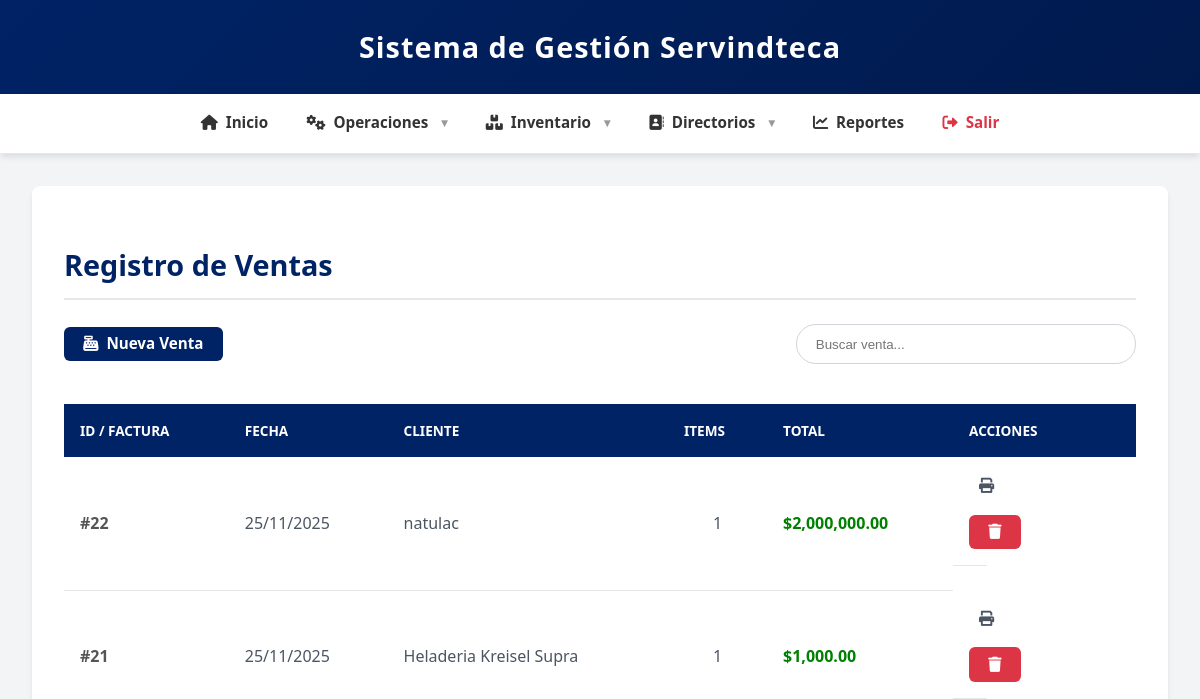
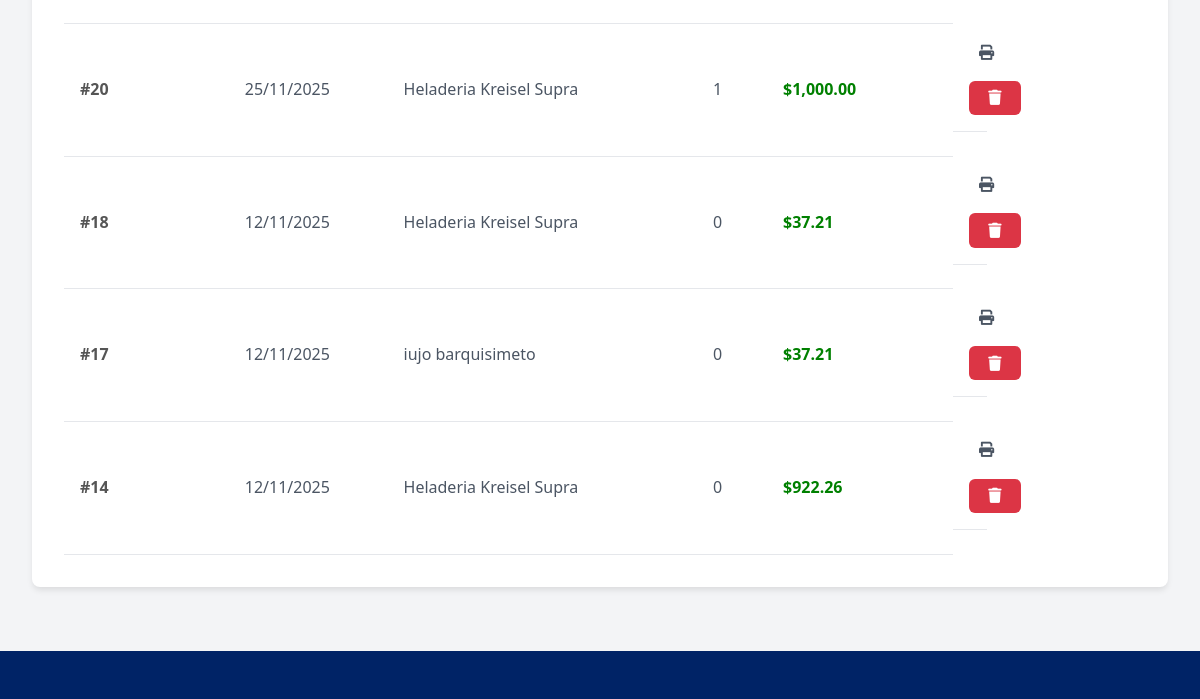
Page /ventas/index.php (signed in) on the earlier database version (2 pictures, top to bottom).
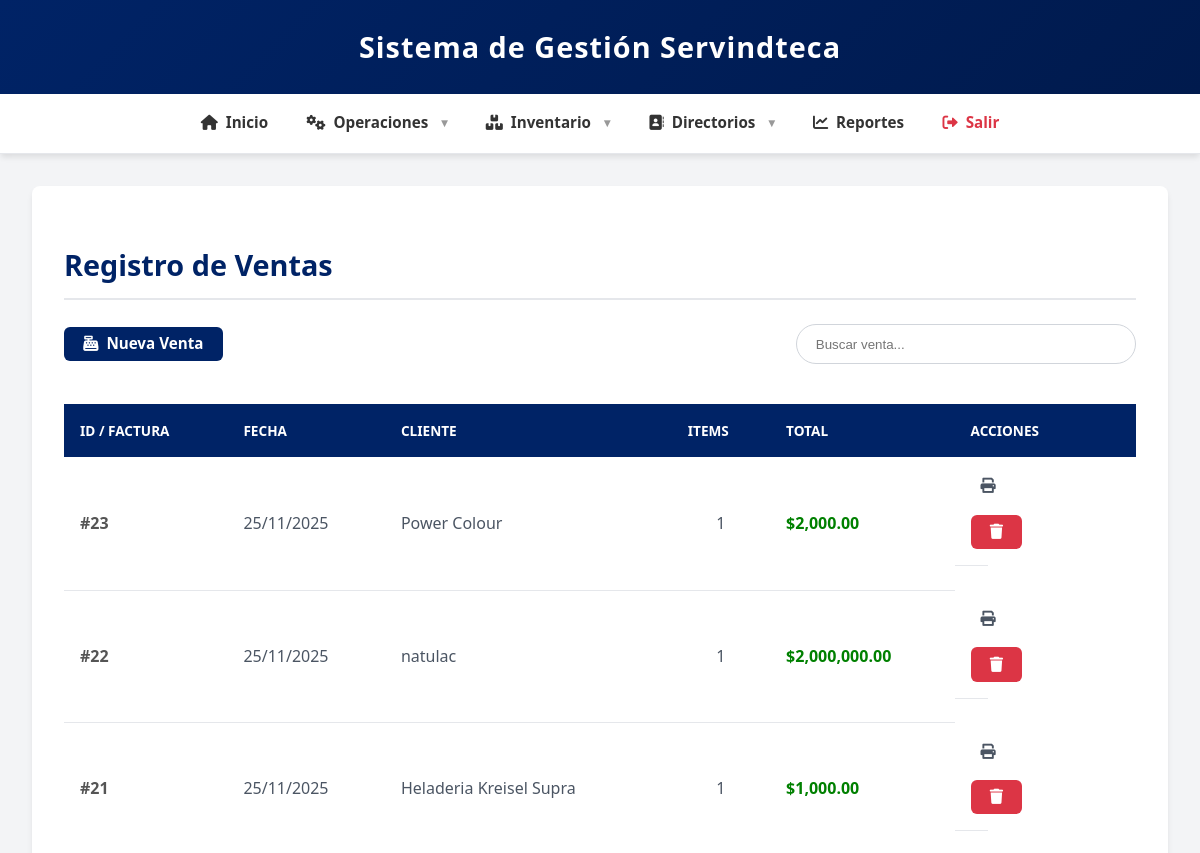
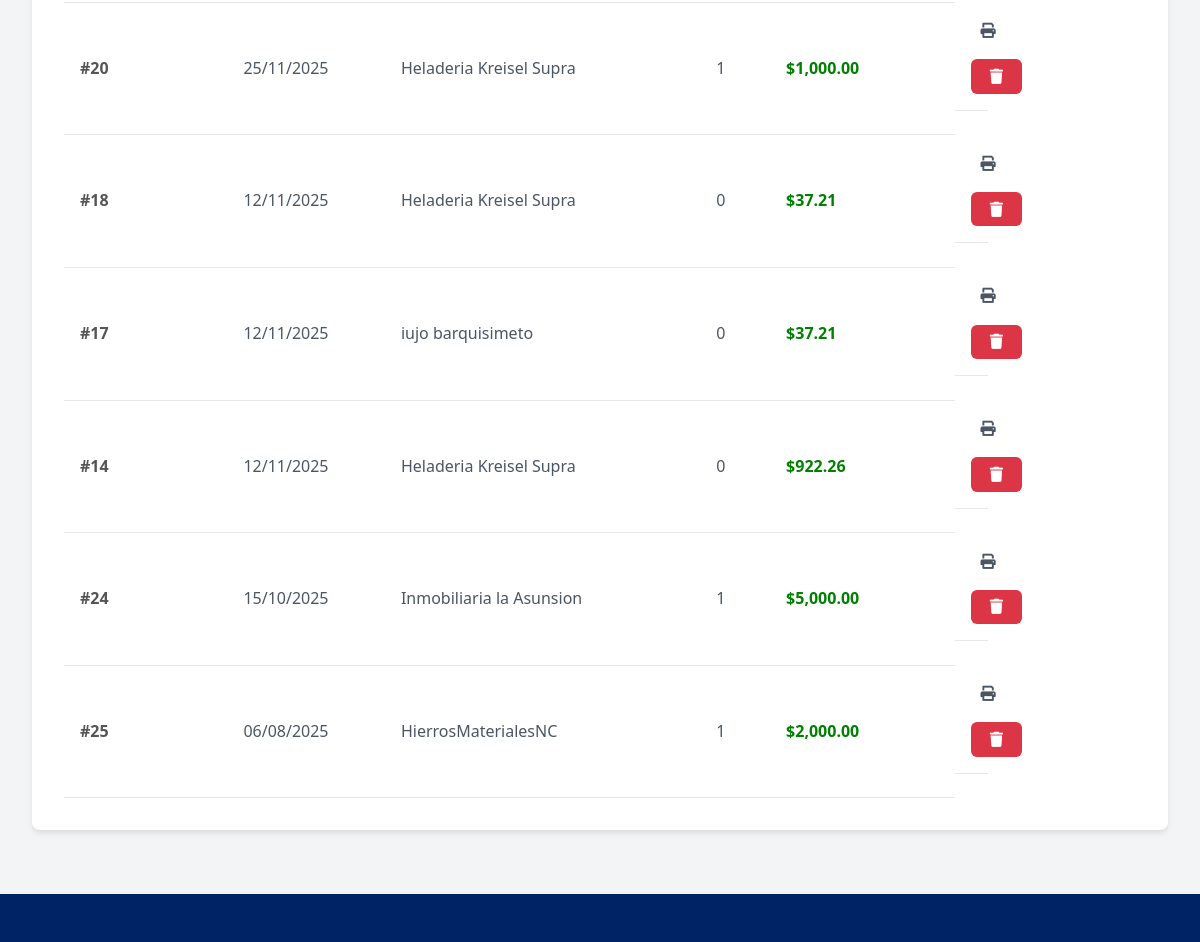
Same page on the later database version (2 pictures, top to bottom).
### tables this page shows
CREATE TABLE `ventas` (
  `id` int NOT NULL,
  `empresas_id` int NOT NULL,
  `usuario_id` int NOT NULL,
  `fecha_venta` datetime NOT NULL,
  `num_comprobante` varchar(20) DEFAULT NULL,
  `total` decimal(11,2) NOT NULL,
  `descripcion` varchar(255) DEFAULT NULL
);

CREATE TABLE `empresas` (
  `id` int NOT NULL,
  `nombre` varchar(100) NOT NULL,
  `rif` varchar(20) NOT NULL,
  `direccion` varchar(255) DEFAULT NULL,
  `telefono` varchar(50) DEFAULT NULL,
  `email` varchar(100) DEFAULT NULL,
  `fecha_registro` timestamp NOT NULL DEFAULT CURRENT_TIMESTAMP
);

### ventas/index.php (the view, shortened to what this page needs)
<?php
require_once '../includes/database.php';
$sql = "SELECT
            v.id,
            v.fecha_venta,
            v.num_comprobante,
            v.total,
            e.nombre as cliente_nombre,
            (SELECT COUNT(*) FROM detalle_venta WHERE venta_id = v.id) as cant_items
        FROM ventas v
        JOIN empresas e ON v.empresas_id = e.id
        ORDER BY v.fecha_venta DESC, v.id DESC";
$result = $conn->query($sql);
?>
<?php include '../includes/header.php'; ?>
<section class="empresas-list">
    <h2>Registro de Ventas</h2>
    <div class="actions">
        <a href="crear.php" class="btn-new">
            <i class="fas fa-cash-register"></i> Nueva Venta
        </a>
        <input type="text" id="buscar-venta" placeholder="Buscar venta..." onkeyup="filtrarVentas()">
    </div>
    <div style="overflow-x: auto;">
        <table>
            <thead>
                <tr>
                    <th>ID / Factura</th>
                    <th>Fecha</th>
                    <th>Cliente</th>
                    <th>Items</th>
                    <th>Total</th>
                    <th>Acciones</th>
                </tr>
            </thead>
            <tbody>
                <?php while($venta = $result->fetch_assoc()): ?>
                <tr>
                    <td style="font-weight:bold; color:#555;">
                        #<?= $venta['id'] ?>
                    </td>
                    <td><?= date('d/m/Y', strtotime($venta['fecha_venta'])) ?></td>
                    <td><?= htmlspecialchars($venta['cliente_nombre']) ?></td>
                    <td style="text-align:center;"><?= $venta['cant_items'] ?></td>
                    <td style="font-weight:bold; color:green;">$<?= number_format($venta['total'], 2) ?></td>
                    <td class="actions">
                        <a href="factura.php?id=<?= $venta['id'] ?>" target="_blank" class="btn secondary" title="Imprimir" style="padding: 5px 10px;">
                            <i class="fas fa-print"></i>
                        </a>
                        <button class="btn-danger btn-eliminar" data-id="<?= $venta['id'] ?>" title="Anular Venta">
                            <i class="fas fa-trash"></i>
                        </button>
                    </td>
                </tr>
                <?php endwhile; ?>
            </tbody>
        </table>
    </div>
</section>
<?php include '../includes/footer.php'; ?>

### includes/header.php (shortened to what this page needs)
<!DOCTYPE html>
<html lang="es">
<head>
    <link rel="stylesheet" href="https://cdnjs.cloudflare.com/ajax/libs/font-awesome/6.0.0/css/all.min.css">
    <link rel="stylesheet" href="/servindteca/css/styles.css">
</head>
<body>
    <header>
        <div class="logo-container">
            <h1>Sistema de Gestión Servindteca</h1>
        </div>
    </header>
    <?php if(isset($_SESSION['user_id'])): ?>
    <nav>
        <a href="/servindteca/index.php"><i class="fas fa-home"></i> Inicio</a>
        <div class="dropdown">
            <span class="dropbtn"><i class="fas fa-cogs"></i> Operaciones</span>
        </div>
        <div class="dropdown">
            <span class="dropbtn"><i class="fas fa-boxes"></i> Inventario</span>
        </div>
        <div class="dropdown">
            <span class="dropbtn"><i class="fas fa-address-book"></i> Directorios</span>
        </div>
        <a href="/servindteca/reportes/index.php"><i class="fas fa-chart-line"></i> Reportes</a>
        <a href="/servindteca/auth/logout.php" class="logout">
            <i class="fas fa-sign-out-alt"></i> Salir
        </a>
    </nav>
    <?php endif; ?>
    <main>

### includes/footer.php (shortened to what this page needs)
</main>
</body>
</html>
    <footer>
    </footer>
</body>
</html>

### css/styles.css (style rules this page uses)
:root { --azul-rey: #002366; --azul-oscuro: #001a4d; --azul-claro: #e6f2ff; --naranja: #FF8C00; --blanco: #ffffff; --gris: #f3f4f6; --texto: #333333; --success: #22c55e; --danger: #dc3545; --warning: #f59e0b; --radio: 8px; --sombra-suave: 0 4px 6px -1px rgba(0,0,0,0.1); --sombra-fuerte: 0 10px 15px -3px rgba(0, 0, 0, 0.1); }
body { font-family: 'Segoe UI', Tahoma, Geneva, Verdana, sans-serif; margin: 0; padding: 0; background-color: var(--gris); color: var(--texto); line-height: 1.6; display: flex; flex-direction: column; min-height: 100vh; }
main { flex: 1; padding: 2rem; max-width: 1400px; margin: 0 auto; width: 100%; box-sizing: border-box; }
a { text-decoration: none; color: inherit; }
header { background: linear-gradient(135deg, var(--azul-rey) 0%, var(--azul-oscuro) 100%); color: var(--blanco); padding: 1.5rem 0; text-align: center; box-shadow: var(--sombra-suave); }
header h1 { margin: 0; font-size: 1.8rem; font-weight: 700; letter-spacing: 1px; }
nav { background-color: var(--blanco); padding: 0 1rem; border-bottom: 1px solid #e5e7eb; display: flex; justify-content: center; flex-wrap: wrap; box-shadow: var(--sombra-suave); position: sticky; top: 0; z-index: 1000; }
nav > a, .dropbtn { color: var(--texto); font-weight: 600; padding: 1rem 1.2rem; display: inline-flex; align-items: center; gap: 8px; transition: all 0.3s; border-bottom: 3px solid transparent; cursor: pointer; font-size: 0.95rem; }
.dropdown { position: relative; display: inline-block; }
.dropbtn::after { content: " \25BE"; font-size: 0.8em; margin-left: 5px; color: #999; }
.logout { color: var(--danger) !important; }
.empresas-list { background-color: var(--blanco); border-radius: var(--radio); padding: 2rem; box-shadow: var(--sombra-suave); margin-bottom: 2rem; overflow: hidden; }
.empresas-list h2 { color: var(--azul-rey); margin-bottom: 1.5rem; font-size: 1.8rem; border-bottom: 2px solid #e5e7eb; padding-bottom: 10px; }
table { width: 100%; border-collapse: collapse; margin-top: 1rem; background-color: var(--blanco); }
thead th { background-color: var(--azul-rey); color: var(--blanco); padding: 1rem; text-align: left; font-weight: 600; text-transform: uppercase; font-size: 0.85rem; }
tbody td { padding: 1rem; border-bottom: 1px solid #e5e7eb; vertical-align: middle; color: #4b5563; }
td.actions { white-space: nowrap; width: 1%; text-align: center; }
.btn, .btn-new, .btn-edit, .btn-eliminar, .btn-primary, .btn-secondary, .btn-danger, .btn-logout, .btn-login { display: inline-flex; align-items: center; justify-content: center; gap: 0.5rem; padding: 0.6rem 1.2rem; border-radius: 6px; font-weight: 600; cursor: pointer; transition: all 0.2s ease; border: none; text-decoration: none; font-size: 0.95rem; line-height: 1; }
.btn-primary, .btn-new, .btn-login { background-color: var(--azul-rey); color: white; }
.btn-danger, .btn-eliminar, .btn-logout { background-color: var(--danger); color: white; }
.actions { display: flex; justify-content: space-between; align-items: center; margin-bottom: 1.5rem; flex-wrap: wrap; gap: 1rem; }
#buscar-empresa, #buscar-venta, #buscar-compra, #buscar-repuesto, #buscar-maquina { padding: 0.7rem 1.2rem; border: 1px solid #d1d5db; border-radius: 50px; min-width: 300px; }
footer { background-color: var(--azul-rey); color: var(--blanco); text-align: center; padding: 1.5rem; margin-top: auto; }

Differences in the rows shown:
added ventas: id "23", fecha_venta "25/11/2025", empresas.nombre "Power Colour", cant_items "1", total "2,000.00"
added ventas: id "24", fecha_venta "15/10/2025", empresas.nombre "Inmobiliaria la Asunsion", cant_items "1", total "5,000.00"
added ventas: id "25", fecha_venta "06/08/2025", empresas.nombre "HierrosMaterialesNC", cant_items "1", total "2,000.00"
